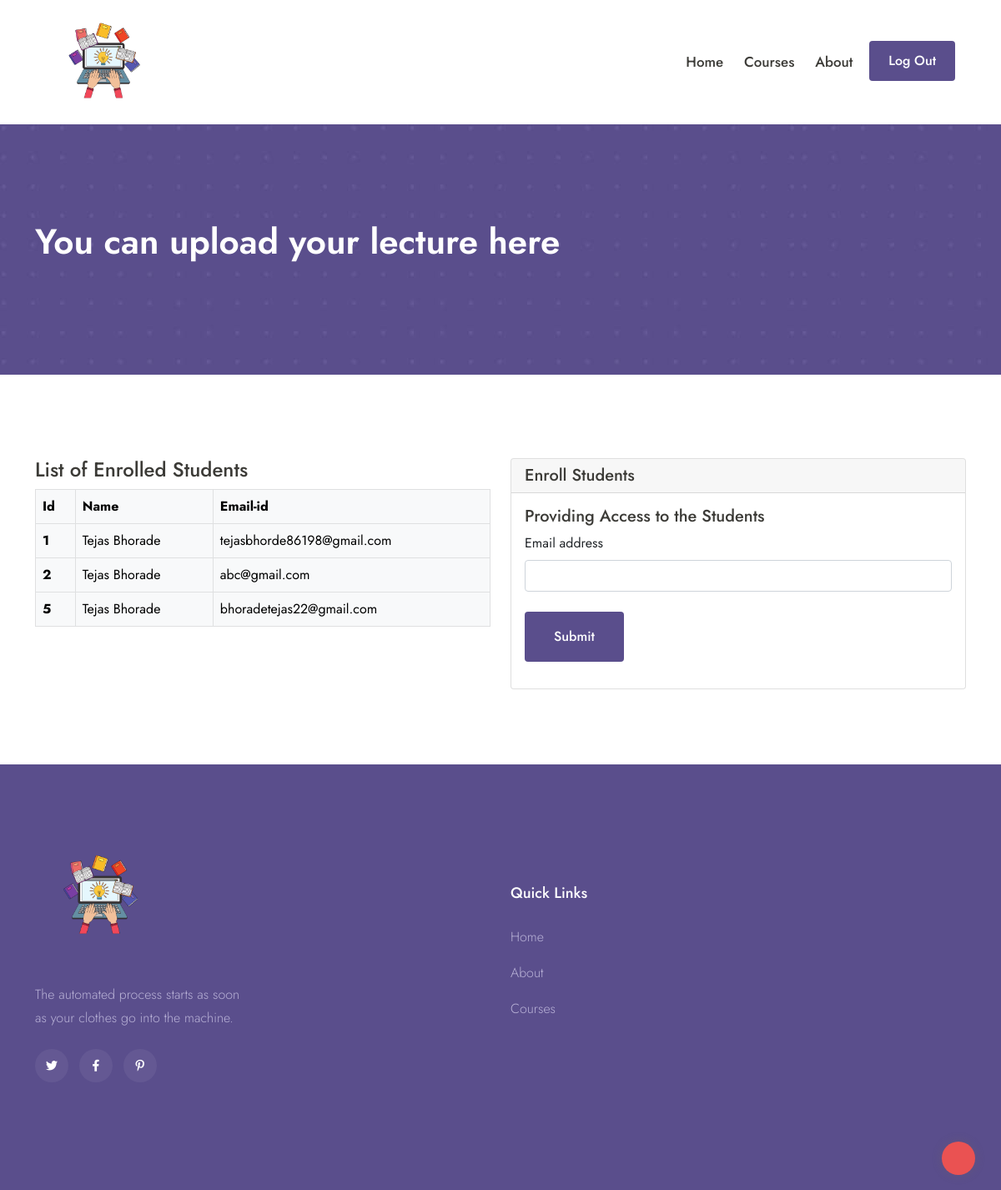
Screenshot of /teacher/createattendee/1 (signed in) with the database file from the repository.
### teacher/models.py (models this page shows, shortened)
class Attendee(models.Model):
    teacher = models.ForeignKey(Teacher, on_delete=models.CASCADE)
    student = models.ForeignKey(User, on_delete=models.CASCADE)
    course = models.ForeignKey(Course, on_delete=models.CASCADE)

### teacher/views.py (the view, shortened to what this page needs)
# urls.py: path('createattendee/<int:course_pk>', views.createattendee),
@login_required
def createattendee(request, course_pk):
    course = get_object_or_404(Course, pk=course_pk)
    attendees = Attendee.objects.filter(course=course)
    if (request.method == 'GET'):
        return render(request, 'createattendee.html', {'attendees':attendees})

### templates/createattendee.html (shortened to what this page needs)
{% extends "teacher_base.html" %}
{% load static %}
{% block content %}
<div class="hero-area slider-area">
    <div class="hero-height2 hero-bg2 d-flex align-items-center">
        <div class="container">
            <div class="row">
                <div class="col-xl-12">
                    <div class="hero-cap">
                        <h2>You can upload your lecture here</h2>
                    </div>
                </div>
            </div>
        </div>
    </div>
</div>
<section class="popular-directorya-area section-padding fix">
    <div class="container">
  <div class="row">
    <div class="col">
      <h4>List of Enrolled Students</h4>
        <table class="table table-bordered table-light table-hover">
  <thead>
    <tr>
      <th scope="col">Id</th>
      <th scope="col">Name</th>
      <th scope="col">Email-id</th>
    </tr>
  </thead>
  <tbody>
  {% for attendee in attendees %}
    <tr>
      <th scope="row">{{ attendee.id }}</th>
      <td>{{ attendee.student.first_name }}</td>
      <td>{{ attendee.student.email }}</td>
    </tr>
  {% endfor %}
  </tbody>
</table>
    </div>
    <div class="col">
        <div style="align-items: center">
      <div class="card">
  <h5 class="card-header">Enroll Students</h5>
  <div class="card-body">
    <h5 class="card-title">Providing Access to the Students</h5>
       <form class="needs-validation" method="POST" novalidate>
  <div class="mb-3">
    <label for="exampleInputEmail1" class="form-label">Email address</label>
    <input type="email" name="email" class="form-control" id="exampleInputEmail1" aria-describedby="emailHelp">
    <br>
    <input type="submit" class="btn btn-primary">
  </div>
      </form>
        </div>
      </div>
</div>
    </div>
  </div>
      </div>
</section>
{% endblock %}

### rows the page displays
Attendee: id "1", student.first_name "Tejas Bhorade", student.email "tejasbhorde86198@gmail.com"
Attendee: id "2", student.first_name "Tejas Bhorade", student.email "abc@gmail.com"
Attendee: id "5", student.first_name "Tejas Bhorade", student.email "bhoradetejas22@gmail.com"
